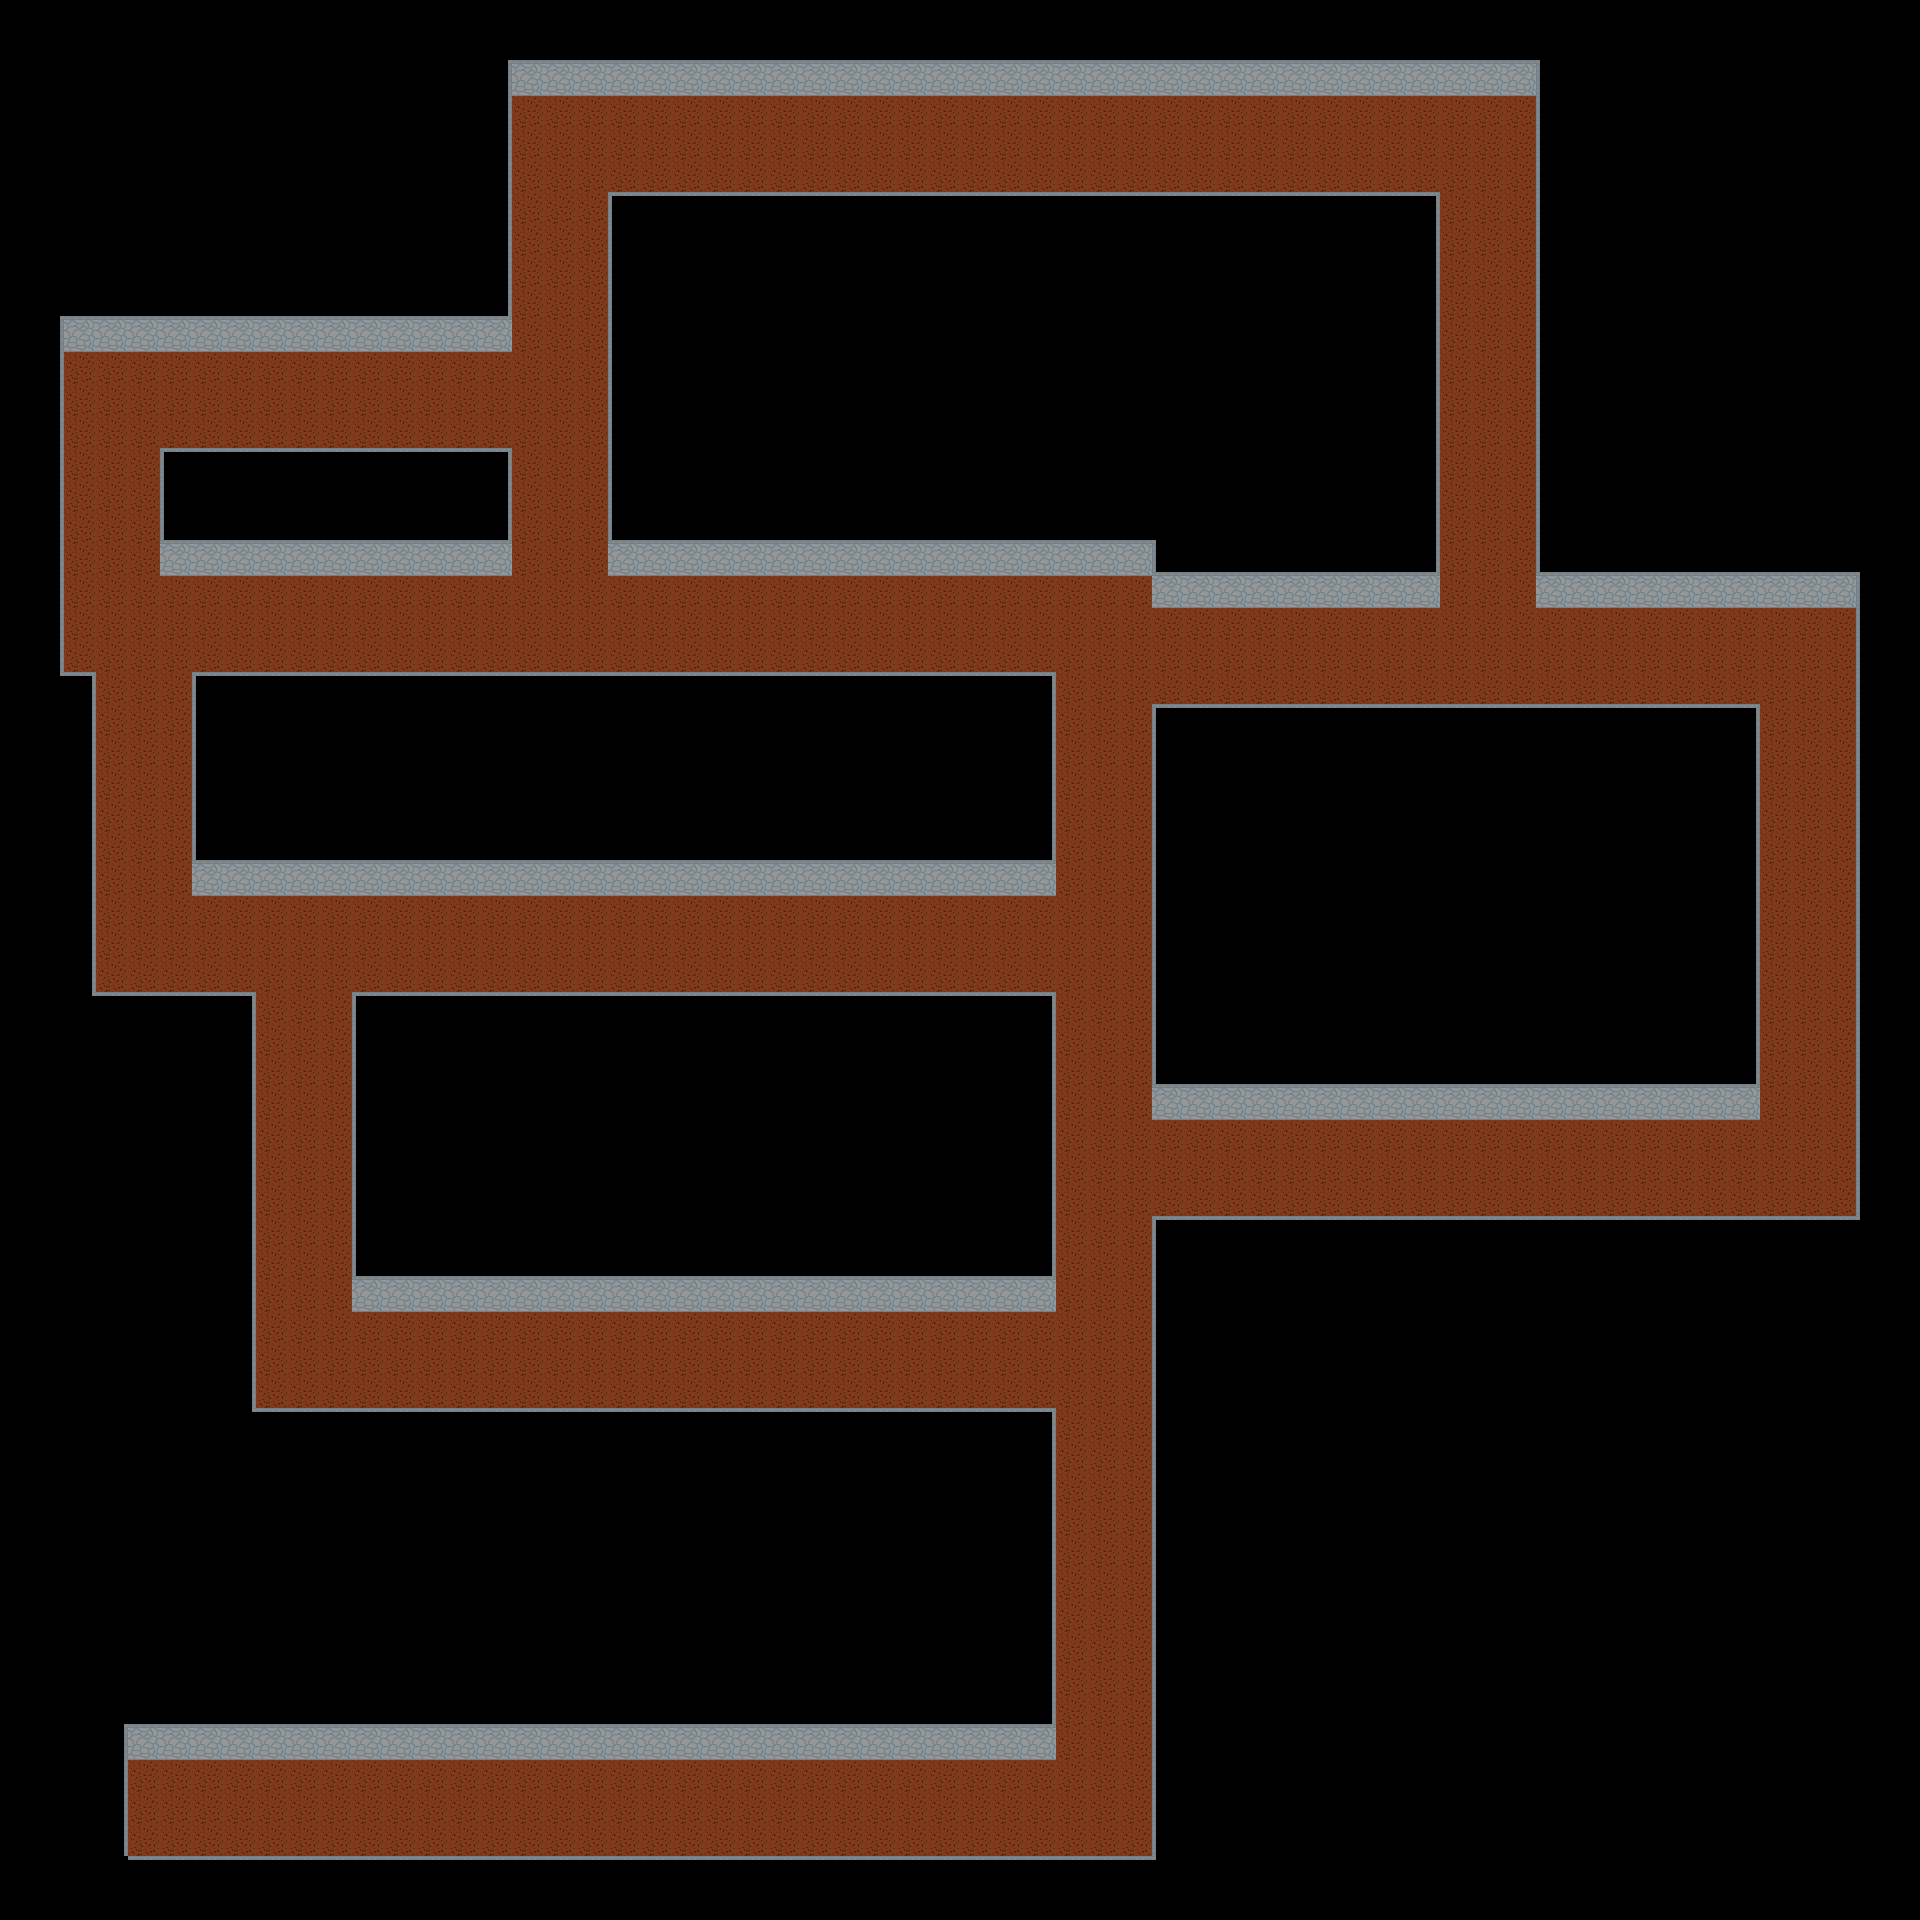

Tiled map render using the project's own tile images. Description and the map definition, with tile-layer contents summarised, below:
An orthogonal 60x60 tile map with 32x32 px tiles, 3 tile layers (Background, Ground, Decoration) and 24 objects.

<map version="1.0" tiledversion="1.0.1" orientation="orthogonal" renderorder="left-down" width="60" height="60" tilewidth="32" tileheight="32" nextobjectid="26">
 <tileset firstgid="1" name="tileset1" tilewidth="32" tileheight="32" tilecount="256" columns="16">
  <image source="tileset1.png" width="512" height="512" />
 </tileset>
 <layer name="Background" width="60" height="60">
  <data>[3600 cells, 1298 non-empty, 4 distinct tile ids]</data>
 </layer>
 <layer name="Ground" width="60" height="60">
  <data>[3600 cells, 387 non-empty, 5 distinct tile ids]</data>
 </layer>
 <layer name="Decoration" width="60" height="60">
  <data>[3600 cells, 4 non-empty, 3 distinct tile ids]</data>
 </layer>
 <objectgroup name="MAP_COLLISION">
  <object id="1" x="610" y="192" width="832" height="352" />
  <object id="2" x="1152" y="544" width="288" height="32" />
  <object id="3" x="1536" y="32" width="32" height="576" />
  <object id="4" x="1568" y="576" width="288" height="32" />
  <object id="5" x="1856" y="608" width="32" height="608" />
  <object id="6" x="1152" y="1216" width="704" height="32" />
  <object id="7" x="1152" y="704" width="608" height="416" />
  <object id="8" x="352" y="992" width="704" height="320" />
  <object id="9" x="256" y="1408" width="800" height="352" />
  <object id="10" x="128" y="1728" width="128" height="32" />
  <object id="11" x="96" y="1760" width="32" height="96" />
  <object id="12" x="128" y="1856" width="1024" height="32" />
  <object id="13" x="1152" y="1248" width="32" height="608" />
  <object id="14" x="224" y="992" width="32" height="416" />
  <object id="15" x="96" y="992" width="128" height="32" />
  <object id="16" x="64" y="672" width="32" height="320" />
  <object id="17" x="32" y="320" width="32" height="352" />
  <object id="18" x="64" y="320" width="448" height="32" />
  <object id="19" x="160" y="448" width="352" height="128" />
  <object id="20" x="608" y="544" width="544" height="32" />
  <object id="21" x="480" y="64" width="32" height="256" />
  <object id="22" x="512" y="64" width="1024" height="32" />
  <object id="23" x="1152" y="576" width="288" height="32" />
  <object id="25" x="192" y="672" width="864" height="224" />
 </objectgroup>
</map>
